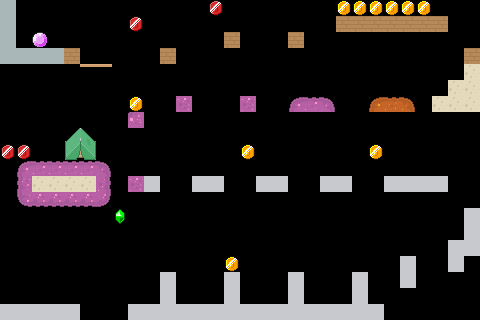

Rendered tile map (Tiled .tmx) drawn with the repository's tilesets; below, a short description and the map source with its tile grids summarised:
An orthogonal 30x20 tile map with 16x16 px tiles, 2 tile layers (Platforms, Gold), 7 tilesets and 10 objects (spawn, next).

<map version="1.10" tiledversion="1.11.2" orientation="orthogonal" renderorder="right-down" width="30" height="20" tilewidth="16" tileheight="16" infinite="0" backgroundcolor="#000000" nextlayerid="6" nextobjectid="2">
 <tileset firstgid="1" source="roguelike-base.tsx" />
 <tileset firstgid="1768" source="roguelike-interior.tsx" />
 <tileset firstgid="2254" source="currency/gem-green.tsx" />
 <tileset firstgid="2258" source="currency/coin-gold.tsx" />
 <tileset firstgid="2263" source="currency/coin-ruby.tsx" />
 <tileset firstgid="2268" source="currency/round-gem-gradient.tsx" />
 <tileset firstgid="2280" source="currency/round-gem-purple.tsx" />
 <objectgroup id="13" name="Doors">
  <object id="37" name="spawn" x="15.9006" y="287.989" width="16" height="16">
   <properties>
    <property name="type" value="spawn" />
   </properties>
  </object>
  <object id="38" name="next" x="15.8769" y="32.071" width="16" height="16" rotation="359.527">
   <properties>
    <property name="type" value="next" />
   </properties>
  </object>
 </objectgroup>
 <layer id="4" name="Platforms" width="30" height="20">
  <data>[600 cells, 106 non-empty, 22 distinct tile ids]</data>
 </layer>
 <objectgroup id="9" name="Enemies" offsetx="-16" offsety="0">
  <object id="2" template="enemies/archer.tx" x="353" y="-1">
   <properties>
    <property name="jump_around" type="bool" value="true" />
    <property name="jump_around_time" type="float" value="4" />
    <property name="jump_around_velocity" type="float" value="500" />
   </properties>
  </object>
  <object id="18" template="enemies/archmage.tx" x="428.25" y="159.25" />
  <object id="22" template="enemies/crossbow.tx" x="342.75" y="159.5">
   <properties>
    <property name="facing_right" type="bool" value="false" />
    <property name="walk_around" type="bool" value="true" />
    <property name="walk_around_time" type="float" value="1.8" />
    <property name="walk_around_velocity" type="float" value="72" />
   </properties>
  </object>
  <object id="23" template="enemies/halberd.tx" x="401.5" y="80" />
  <object id="1" template="enemies/king.tx" x="213.75" y="159.25" />
  <object id="1" template="enemies/king.tx" x="71.5" y="31" />
  <object id="27" template="enemies/prince.tx" x="337.5" y="286.5" />
  <object id="30" template="enemies/spear.tx" x="215" y="286.5">
   <properties>
    <property name="facing_right" type="bool" value="false" />
    <property name="walk_around" type="bool" value="true" />
    <property name="walk_around_time" type="float" value="3" />
    <property name="walk_around_velocity" type="float" value="80" />
   </properties>
  </object>
 </objectgroup>
 <layer id="1" name="Gold" width="30" height="20">
  <data>[600 cells, 16 non-empty, 4 distinct tile ids]</data>
 </layer>
</map>
